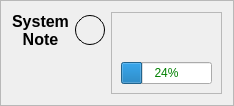
           <widget class="QFrame" name="table_frame">
            <property name="sizePolicy">
             <sizepolicy hsizetype="Preferred" vsizetype="Preferred">
              <horstretch>0</horstretch>
              <verstretch>0</verstretch>
             </sizepolicy>
            </property>
            <property name="minimumSize">
             <size>
              <width>0</width>
              <height>0</height>
             </size>
            </property>
            <property name="frameShape">
             <enum>QFrame::Shape::StyledPanel</enum>
            </property>
            <property name="frameShadow">
             <enum>QFrame::Shadow::Raised</enum>
            </property>
            <layout class="QHBoxLayout" name="horizontalLayout_4">
             <item>
              <layout class="QVBoxLayout" name="verticalLayout_6">
               <item>
                <layout class="QHBoxLayout" name="horizontalLayout_3">
                 <item>
                  <widget class="QLabel" name="lbl_system_note">
                   <property name="sizePolicy">
                    <sizepolicy hsizetype="Preferred" vsizetype="Minimum">
                     <horstretch>0</horstretch>
                     <verstretch>0</verstretch>
                    </sizepolicy>
                   </property>
                   <property name="font">
                    <font>
                     <pointsize>12</pointsize>
                     <bold>true</bold>
                    </font>
                   </property>
                   <property name="styleSheet">
                    <string notr="true">color: black;
</string>
                   </property>
                   <property name="text">
                    <string>System
Note</string>
                   </property>
                   <property name="alignment">
                    <set>Qt::AlignmentFlag::AlignCenter</set>
                   </property>
                  </widget>
                 </item>
                 <item>
                  <widget class="QFrame" name="indicator_note_status">
                   <property name="enabled">
                    <bool>true</bool>
                   </property>
                   <property name="sizePolicy">
                    <sizepolicy hsizetype="Preferred" vsizetype="Preferred">
                     <horstretch>0</horstretch>
                     <verstretch>0</verstretch>
                    </sizepolicy>
                   </property>
                   <property name="minimumSize">
                    <size>
                     <width>30</width>
                     <height>30</height>
                    </size>
                   </property>
                   <property name="maximumSize">
                    <size>
                     <width>30</width>
                     <height>30</height>
                    </size>
                   </property>
                   <property name="layoutDirection">
                    <enum>Qt::LayoutDirection::LeftToRight</enum>
                   </property>
                   <property name="styleSheet">
                    <string notr="true">border-radius: 15px;  
    border: 1px solid black;
    width: 30px;
    height: 30px;
    background: qradialgradient(
        cx:0.5,cy:0.3,radius:1
        stop: 0 rgb(240, 240, 240),  
        stop: 0.8 rgb(100, 100, 100),
        stop: 1 rgb(240, 240, 240)   
    );</string>
                   </property>
                   <property name="frameShape">
                    <enum>QFrame::Shape::StyledPanel</enum>
                   </property>
                   <property name="frameShadow">
                    <enum>QFrame::Shadow::Raised</enum>
                   </property>
                  </widget>
                 </item>
                </layout>
               </item>
               <item>
                <widget class="QLabel" name="lbl_note_status_tag">
                 <property name="text">
                  <string/>
                 </property>
                </widget>
               </item>
              </layout>
             </item>
             <item>
              <widget class="QFrame" name="inner_table_frame">
               <property name="sizePolicy">
                <sizepolicy hsizetype="Preferred" vsizetype="Preferred">
                 <horstretch>1</horstretch>
                 <verstretch>0</verstretch>
                </sizepolicy>
               </property>
               <property name="frameShape">
                <enum>QFrame::Shape::StyledPanel</enum>
               </property>
               <property name="frameShadow">
                <enum>QFrame::Shadow::Raised</enum>
               </property>
               <layout class="QVBoxLayout" name="verticalLayout_9">
                <item>
                 <widget class="QLabel" name="txt_system_note">
                  <property name="styleSheet">
                   <string notr="true">color: black;
</string>
                  </property>
                  <property name="text">
                   <string/>
                  </property>
                 </widget>
                </item>
                <item>
                 <widget class="QLabel" name="lbl_progress_status">
                  <property name="styleSheet">
                   <string notr="true">color: black;
</string>
                  </property>
                  <property name="text">
                   <string/>
                  </property>
                 </widget>
                </item>
                <item>
                 <widget class="QProgressBar" name="bar_progress">
                  <property name="styleSheet">
                   <string notr="true">color: green;
</string>
                  </property>
                  <property name="value">
                   <number>24</number>
                  </property>
                 </widget>
                </item>
               </layout>
              </widget>
             </item>
            </layout>
           </widget>
